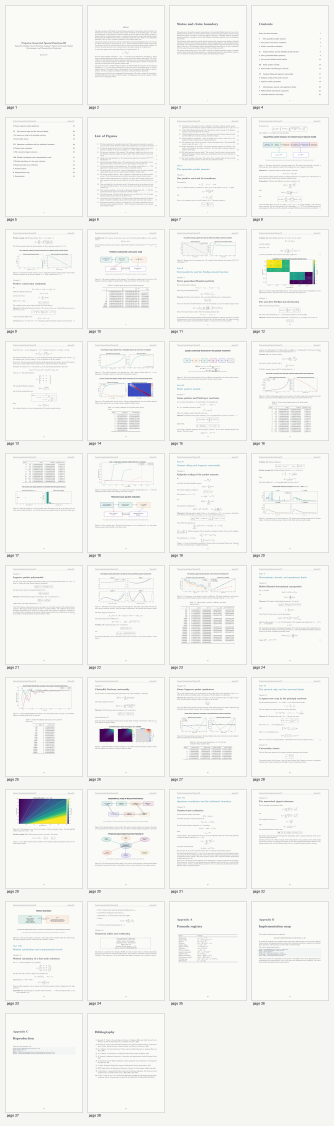
#> input picture monographs/special-functions/supporting-sources/projector-generated-special-functions-iii-release/Projector_Generated_Special_Functions_III_Source/Projector_Generated_Special_Functions_III_Contact_Sheet.png, 1000 x 3376 px, given as the content of the folder se/Projector_Generated_Special_Functions_III_Source/rendered, which was not available (shown at 1/3 size)
$ python make_contact_sheet.py
#> lines starting #> are read from the running program, lines starting #| are printed output that depends on the picture; pictures that were not available may be replaced by others from this repository, and a replacement may not be noted
from __future__ import annotations

from pathlib import Path
from PIL import Image, ImageDraw, ImageOps

ROOT = Path(__file__).resolve().parent
RENDERED = ROOT / "rendered"
pages = sorted(RENDERED.glob("*.png"))
thumb_w = 230
thumb_h = int(thumb_w * 11 / 8.5)
cols = 4
rows = (len(pages) + cols - 1) // cols
margin = 16
label_h = 23
sheet = Image.new(
    "RGB",
    (margin + cols * (thumb_w + margin), margin + rows * (thumb_h + label_h + margin)),
    (245, 245, 242),
)
draw = ImageDraw.Draw(sheet)
for index, path in enumerate(pages):
    image = Image.open(path).convert("RGB")
#> image is the input picture: PIL image 1000x3376 RGB; mean R, G, B 243.1, 243.4, 240.8
    image.thumbnail((thumb_w, thumb_h))
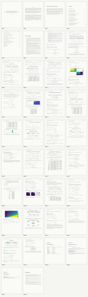
#> image: PIL image 88x297 RGB; mean R, G, B 243.1, 243.4, 240.8
    panel = Image.new("RGB", (thumb_w, thumb_h), "white")
#> panel: PIL image 230x297 RGB; every value is 255
    panel.paste(image, ((thumb_w - image.width) // 2, (thumb_h - image.height) // 2))
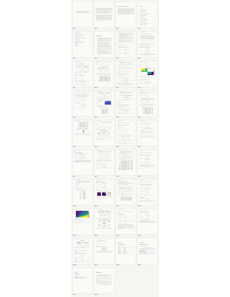
#> panel: PIL image 230x297 RGB; mean R, G, B 250.5, 250.6, 249.6
    panel = ImageOps.expand(panel, border=1, fill=(170, 170, 170))
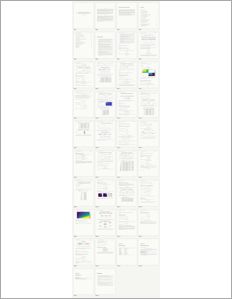
#> panel: PIL image 232x299 RGB; mean R, G, B 249.2, 249.3, 248.4
    row, col = divmod(index, cols)
    x = margin + col * (thumb_w + margin)
    y = margin + row * (thumb_h + label_h + margin)
    sheet.paste(panel, (x, y))
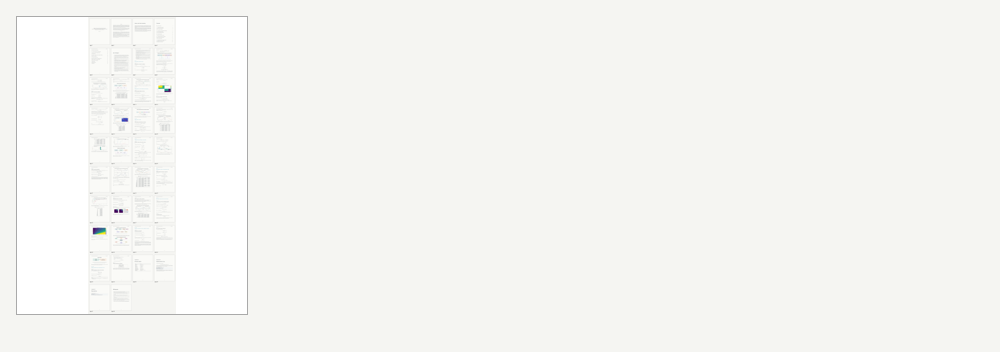
#> sheet: PIL image 1000x352 RGB; mean R, G, B 245.8, 245.9, 243.3
    draw.text((x + 4, y + thumb_h + 3), f"page {index + 1}", fill=(20, 20, 20))
out = ROOT / "Projector_Generated_Special_Functions_III_Contact_Sheet.png"
sheet.save(out)
print(out)
